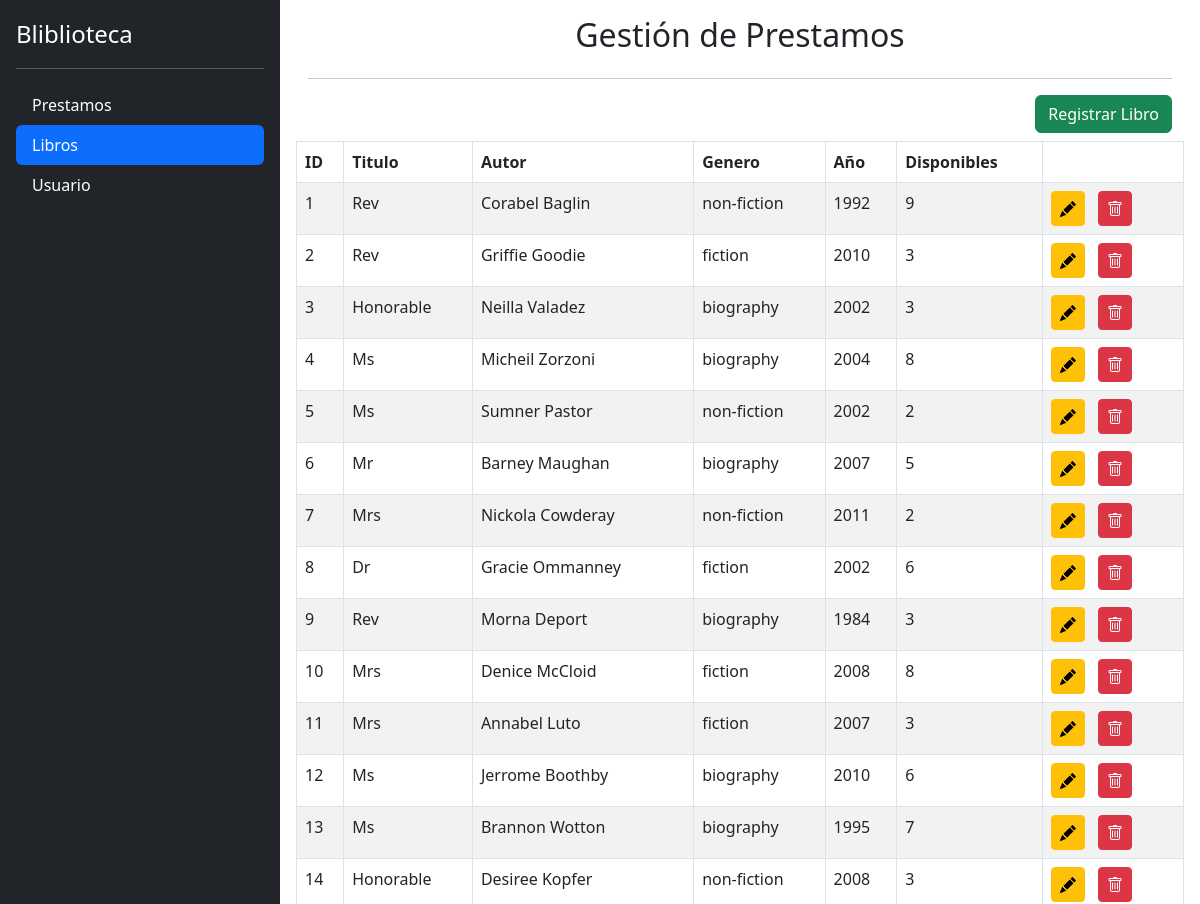
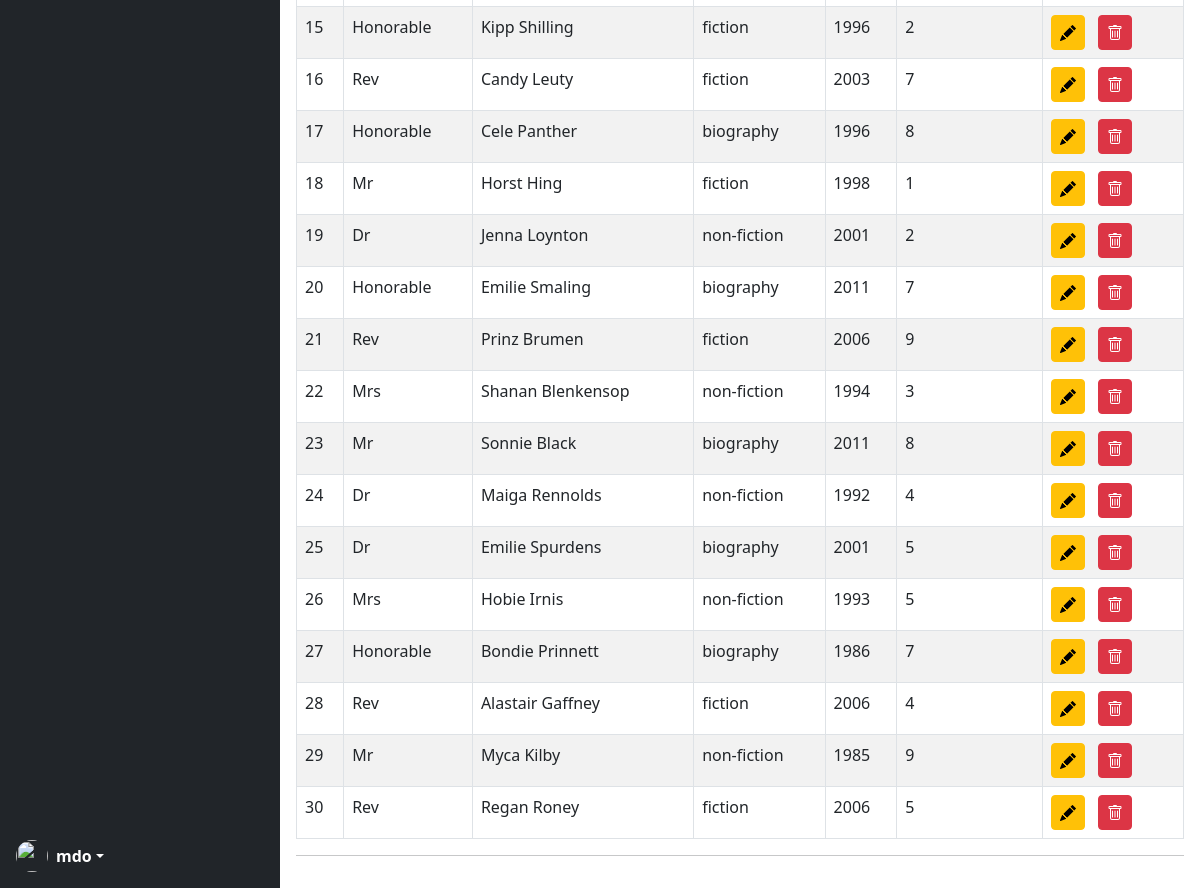
Page /vistas/libros.php on the committed database (2 pictures, top to bottom).
### tables this page shows
CREATE TABLE `libros` (
  `id` int(11) NOT NULL,
  `titulo` varchar(255) DEFAULT NULL,
  `autor` varchar(255) DEFAULT NULL,
  `genero` varchar(255) DEFAULT NULL,
  `anio` int(11) DEFAULT NULL,
  `cant_ejemplares` int(11) DEFAULT NULL
);

### controlador/controlador.php (called while the page is built, shortened)
<?php
include ('../modelos/clslibro.php');
function getLibros(){
    try {
        $conn =  connDB();
        $sql = "SELECT * FROM libros";
        $resultado = $conn->query($sql);
        $listaLibros = array();
        while ($fila = $resultado->fetch_assoc()) {
            $libro = new Libro($fila['id'], $fila['titulo'], $fila['autor'], $fila['genero'], $fila['anio'], $fila['cant_ejemplares']);
            $listaLibros[] = $libro;
        }
        return $listaLibros;
    } catch (Exception $e) {
        echo 'Error: ',  $e->getMessage(), "\n";
    }
}
?>

### modelos/clslibro.php (called while the page is built, shortened)
<?php
class Libro{
    private $id;
    private $titulo;
    private $autor;
    private $genero;
    private $anio;
    private $cant_ejemplares ;
    public function __construct($pId, $pTitulo, $pAutor, $pGenero, $pAnio, $pCant_ejemplares){
        $this->id = $pId;
        $this->titulo = $pTitulo;
        $this->autor = $pAutor;
        $this->genero = $pGenero;
        $this->anio = $pAnio;
        $this->cant_ejemplares = $pCant_ejemplares;
    }
    public function getId(){
        return $this->id;
    }
    public function getTitulo(){
        return $this->titulo;
    }
    public function getAutor(){
        return $this->autor;
    }
    public function getGenero(){
        return $this->genero;
    }
    public function getAnio(){
        return $this->anio;
    }
    public function getCantEjemplares(){
        return $this->cant_ejemplares;
    }
}
?>

### vistas/libros.php (the view, shortened to what this page needs)
<?php
require('../controlador/controlador.php');
$sidebar_op = 2;
?>
<!DOCTYPE html>
<html lang="en">
<head>
  <?php include '../layout/head.php';?>
</head>
<body>
  <main class="d-flex flex-nowrap">
    <?php include '../layout/sidebar.php';?>
    <div class="d-flex flex-column p-3 w-100 frame">
        <div class="container">
            <div class="row">
              <h2 class="text-center">Gestión de Prestamos</h2>
            </div>
            <hr>
            <div class="row">
              <div class="d-grid gap-2 d-md-flex justify-content-md-end">
                <button class="btn btn-success mb-2">Registrar Libro</button>
              </div>
            </div>
            <div class="row">
              <table class="table table-striped table-bordered">
                <thead>
                  <tr>
                    <th scope="col">ID</th>
                    <th scope="col">Titulo</th>
                    <th scope="col">Autor</th>
                    <th scope="col">Genero</th>
                    <th scope="col">Año</th>
                    <th scope="col">Disponibles</th>
                    <th scope="col"></th>
                  </tr>
                </thead>
                <tbody>
                  <?php
                  $libros = getLibros();
                  foreach ($libros as $libro) {
                  ?>
                    <tr>
                      <td><?=$libro->getId()?></td>
                      <td><?=$libro->getTitulo()?></td>
                      <td><?=$libro->getAutor()?></td>
                      <td><?=$libro->getGenero()?></td>
                      <td><?=$libro->getAnio()?></td>
                      <td><?=$libro->getCantEjemplares()?></td>
                      <td>
                          <button class="btn btn-warning btn-sm pb-2">
                          </button>
                          <button class="btn btn-danger btn-sm pb-2 mx-2">
                          </button>
                      </td>
                    </tr>
                  <?php
                  }
                  ?>
                </tbody>
              </table>
              <hr>
            </div>
        </div>
    </div>
  </main>
</body>
</html>

### layout/head.php (shortened to what this page needs)
<link rel="stylesheet" href="../css/style.css">
<link href="https://cdn.jsdelivr.net/npm/bootstrap@5.3.0/dist/css/bootstrap.min.css" rel="stylesheet">

### layout/sidebar.php (shortened to what this page needs)
<?php
$prestamos_opc = "text-white";
$libros_opc = "text-white";
$usuarios_opc = "text-white";
switch ($sidebar_op) {
  case 2:
    $libros_opc = "active";;
    break;
}
?>
<div class="d-flex flex-column flex-shrink-0 p-3 text-bg-dark" style="width: 280px;">
      <a href="/" class="d-flex align-items-center mb-3 mb-md-0 me-md-auto text-white text-decoration-none">
          <span class="fs-4">Bliblioteca</span>
      </a>
      <hr>
      <ul class="nav nav-pills flex-column mb-auto">
        <li class="nav-item">
          <a href="index.php" class="nav-link <?=$prestamos_opc?>" aria-current="page">
              Prestamos
          </a>
        </li>
        <li>
          <a href="libros.php" class="nav-link <?=$libros_opc?>">
              Libros
          </a>
        </li>
        <li>
          <a href="usuarios.php" class="nav-link <?=$usuarios_opc?>">
            Usuario
          </a>
        </li>
      </ul>
      <div class="dropdown">
      <a href="#" class="d-flex align-items-center text-white text-decoration-none dropdown-toggle" data-bs-toggle="dropdown" aria-expanded="false">
          <img src="https://github.com/mdo.png" alt="" width="32" height="32" class="rounded-circle me-2">
          <strong>mdo</strong>
      </a>
      </div>
</div>

### css/style.css (style rules this page uses)
body { min-height: 100vh; min-height: -webkit-fill-available; }
html { height: -webkit-fill-available; }
main { height: 100vh; height: -webkit-fill-available; max-height: 100vh; overflow-x: auto; overflow-y: hidden; }
.frame { overflow-y: auto; }

### rows in the picture
libros: id "1", titulo "Rev", autor "Corabel Baglin", genero "non-fiction", anio "1992", cant_ejemplares "9"
libros: id "2", titulo "Rev", autor "Griffie Goodie", genero "fiction", anio "2010", cant_ejemplares "3"
libros: id "3", titulo "Honorable", autor "Neilla Valadez", genero "biography", anio "2002", cant_ejemplares "3"
libros: id "4", titulo "Ms", autor "Micheil Zorzoni", genero "biography", anio "2004", cant_ejemplares "8"
libros: id "5", titulo "Ms", autor "Sumner Pastor", genero "non-fiction", anio "2002", cant_ejemplares "2"
libros: id "6", titulo "Mr", autor "Barney Maughan", genero "biography", anio "2007", cant_ejemplares "5"
libros: id "7", titulo "Mrs", autor "Nickola Cowderay", genero "non-fiction", anio "2011", cant_ejemplares "2"
libros: id "8", titulo "Dr", autor "Gracie Ommanney", genero "fiction", anio "2002", cant_ejemplares "6"
libros: id "9", titulo "Rev", autor "Morna Deport", genero "biography", anio "1984", cant_ejemplares "3"
libros: id "10", titulo "Mrs", autor "Denice McCloid", genero "fiction", anio "2008", cant_ejemplares "8"
libros: id "11", titulo "Mrs", autor "Annabel Luto", genero "fiction", anio "2007", cant_ejemplares "3"
libros: id "12", titulo "Ms", autor "Jerrome Boothby", genero "biography", anio "2010", cant_ejemplares "6"
libros: id "13", titulo "Ms", autor "Brannon Wotton", genero "biography", anio "1995", cant_ejemplares "7"
libros: id "14", titulo "Honorable", autor "Desiree Kopfer", genero "non-fiction", anio "2008", cant_ejemplares "3"
libros: id "15", titulo "Honorable", autor "Kipp Shilling", genero "fiction", anio "1996", cant_ejemplares "2"
libros: id "16", titulo "Rev", autor "Candy Leuty", genero "fiction", anio "2003", cant_ejemplares "7"
libros: id "17", titulo "Honorable", autor "Cele Panther", genero "biography", anio "1996", cant_ejemplares "8"
libros: id "18", titulo "Mr", autor "Horst Hing", genero "fiction", anio "1998", cant_ejemplares "1"
libros: id "19", titulo "Dr", autor "Jenna Loynton", genero "non-fiction", anio "2001", cant_ejemplares "2"
libros: id "20", titulo "Honorable", autor "Emilie Smaling", genero "biography", anio "2011", cant_ejemplares "7"
libros: id "21", titulo "Rev", autor "Prinz Brumen", genero "fiction", anio "2006", cant_ejemplares "9"
libros: id "22", titulo "Mrs", autor "Shanan Blenkensop", genero "non-fiction", anio "1994", cant_ejemplares "3"
libros: id "23", titulo "Mr", autor "Sonnie Black", genero "biography", anio "2011", cant_ejemplares "8"
libros: id "24", titulo "Dr", autor "Maiga Rennolds", genero "non-fiction", anio "1992", cant_ejemplares "4"
libros: id "25", titulo "Dr", autor "Emilie Spurdens", genero "biography", anio "2001", cant_ejemplares "5"
libros: id "26", titulo "Mrs", autor "Hobie Irnis", genero "non-fiction", anio "1993", cant_ejemplares "5"
libros: id "27", titulo "Honorable", autor "Bondie Prinnett", genero "biography", anio "1986", cant_ejemplares "7"
libros: id "28", titulo "Rev", autor "Alastair Gaffney", genero "fiction", anio "2006", cant_ejemplares "4"
libros: id "29", titulo "Mr", autor "Myca Kilby", genero "non-fiction", anio "1985", cant_ejemplares "9"
libros: id "30", titulo "Rev", autor "Regan Roney", genero "fiction", anio "2006", cant_ejemplares "5"
